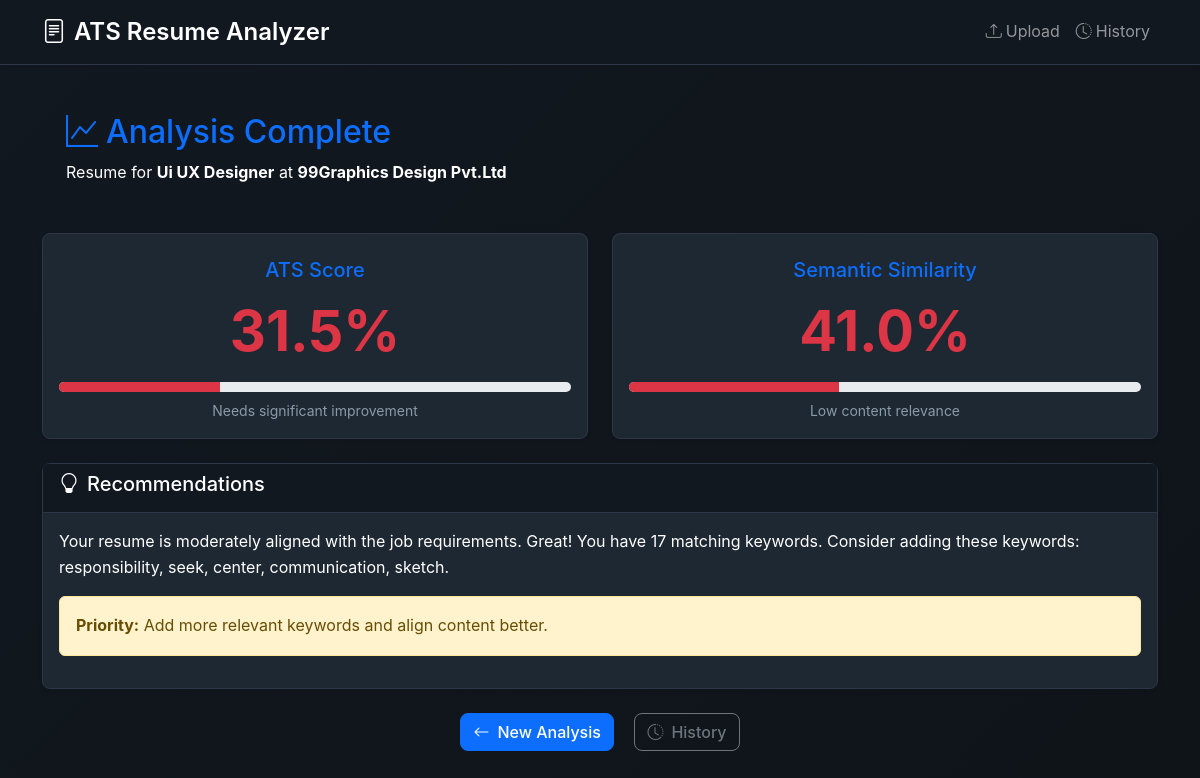
Screenshot of /results/2/ with the database file from the repository.
### analyzer/models.py (models this page shows)
class JobPosting(models.Model):
    title = models.CharField(max_length=200)
    description = models.TextField()
    company = models.CharField(max_length=100)
    created_at = models.DateTimeField(auto_now_add=True)
    location = models.CharField(max_length=100, blank=True, null=True)
    experience_level = models.CharField(max_length=50, blank=True, null=True)
    job_type = models.CharField(max_length=50, blank=True, null=True)

class ResumeAnalysis(models.Model):
    job_posting = models.ForeignKey(JobPosting, on_delete=models.CASCADE)
    resume_file = models.FileField(upload_to='resumes/')
    ats_score = models.FloatField()
    semantic_similarity = models.FloatField()
    matching_keywords = models.JSONField()
    missing_keywords = models.JSONField()
    created_at = models.DateTimeField(auto_now_add=True)
    applicant_name = models.CharField(max_length=200, blank=True, null=True)
    email = models.EmailField(blank=True, null=True)
    phone_number = models.CharField(max_length=20, blank=True, null=True)
    parsed_text = models.TextField(blank=True, null=True)
    status = models.CharField(max_length=50, default='pending')
    feedback = models.TextField(blank=True, null=True)

### analyzer/views/analysis_views.py (the view)
# urls.py: path('results/', ResultsView.as_view(), name='results'),
class ResultsView(View):
    template_name = 'analyzer/results.html'
    def get(self, request, analysis_id=None):
        if not analysis_id:
            analysis_id = request.session.get('analysis_id')
        if not analysis_id:
            messages.error(request, 'No analysis results found.')
            return redirect('analyzer:upload')
        try:
            analysis = get_object_or_404(ResumeAnalysis, id=analysis_id)
            context = {
                'analysis': analysis,
                'job_posting': analysis.job_posting,
                'matching_count': len(analysis.matching_keywords),
                'missing_count': len(analysis.missing_keywords),
                'score_class': self._get_score_class(analysis.ats_score),
                'similarity_class': self._get_score_class(analysis.semantic_similarity)
            }
            return render(request, self.template_name, context)
        except Exception as e:
            messages.error(request, f'Error displaying results: {str(e)}')
            return redirect('analyzer:upload')
    def _get_score_class(self, score):
        if score >= 80:
            return 'success'
        elif score >= 60:
            return 'warning'
        else:
            return 'danger'

### templates/analyzer/results.html (shortened to what this page needs)
{% extends 'base/layout.html' %}
{% load static %}
{% block content %}
<div class="container">
    <div class="bg-var(--secondary-color) rounded p-4 mb-4">
        <h2 class="text-primary mb-2">
            <i class="bi bi-graph-up me-2"></i>Analysis Complete
        </h2>
        <p class="mb-0">Resume for <strong>{{ job_posting.title }}</strong> at <strong>{{ job_posting.company }}</strong></p>
    </div>
    {% include 'analyzer/components/score-cards.html' %}
    <div class="card shadow-sm mb-4">
        <div class="card-header bg-info text-white">
            <h5><i class="bi bi-lightbulb me-2"></i>Recommendations</h5>
        </div>
        <div class="card-body">
            <p>{{ analysis.feedback }}</p>
            {% if analysis.ats_score < 60 %}
            <div class="alert alert-warning">
                <strong>Priority:</strong> Add more relevant keywords and align content better.
            </div>
            {% elif analysis.ats_score < 80 %}
            <div class="alert alert-info">
                <strong>Suggestion:</strong> Fine-tune with missing keywords.
            </div>
            {% else %}
            <div class="alert alert-success">
                <strong>Excellent:</strong> Your resume is well-optimized!
            </div>
            {% endif %}
        </div>
    </div>
    <div class="text-center">
        <a href="{% url 'analyzer:upload' %}" class="btn btn-primary me-3">
            <i class="bi bi-arrow-left me-2"></i>New Analysis
        </a>
        <a href="{% url 'analyzer:history' %}" class="btn btn-outline-secondary">
            <i class="bi bi-clock-history me-2"></i>History
        </a>
    </div>
</div>
{% endblock %}

### templates/base/layout.html (shortened to what this page needs)
{% load static %}
<!DOCTYPE html>
<html lang="en">
{% include 'base/components/head.html' %}
<body>
    {% include 'base/components/navbar.html' %}
    <main class="py-4">
        {% block content %}{% endblock %}
    </main>
</body>
</html>

### templates/base/components/head.html (shortened to what this page needs)
{% load static %}
<head>
    <link href="https://cdn.jsdelivr.net/npm/bootstrap@5.3.0/dist/css/bootstrap.min.css" rel="stylesheet">
    <link href="https://cdn.jsdelivr.net/npm/bootstrap-icons@1.10.0/font/bootstrap-icons.css" rel="stylesheet">
    <link rel="stylesheet" type="text/css" href="{% static 'css/base.css' %}">
</head>

### templates/base/components/navbar.html (shortened to what this page needs)
<nav class="navbar navbar-expand-lg navbar-dark bg-primary shadow-sm">
    <div class="container">
        <a class="navbar-brand" href="{% url 'analyzer:upload' %}">
            <i class="bi bi-file-text me-2"></i>ATS Resume Analyzer
        </a>
        <div class="collapse navbar-collapse" id="navbarNav">
            <ul class="navbar-nav ms-auto">
                <li class="nav-item">
                    <a class="nav-link" href="{% url 'analyzer:upload' %}">
                        <i class="bi bi-upload me-1"></i>Upload
                    </a>
                </li>
                <li class="nav-item">
                    <a class="nav-link" href="{% url 'analyzer:history' %}">
                        <i class="bi bi-clock-history me-1"></i>History
                    </a>
                </li>
            </ul>
        </div>
    </div>
</nav>

### templates/analyzer/components/score-cards.html (shortened to what this page needs)
<div class="row g-4 mb-4">
    <div class="col-md-6">
        <div class="card text-center shadow-sm score-card">
            <div class="card-body">
                <h5 class="text-primary mb-3">ATS Score</h5>
                <div class="display-4 fw-bold {% if analysis.ats_score >= 80 %}text-success{% elif analysis.ats_score >= 60 %}text-warning{% else %}text-danger{% endif %}"
                     data-score="{{ analysis.ats_score|floatformat:1 }}">
                    {{ analysis.ats_score|floatformat:1 }}%
                </div>
                <div class="progress mt-3" style="height: 10px;">
                    <div class="progress-bar {% if analysis.ats_score >= 80 %}bg-success{% elif analysis.ats_score >= 60 %}bg-warning{% else %}bg-danger{% endif %}"
                         style="width: {{ analysis.ats_score|floatformat:1 }}%"
                         data-width="{{ analysis.ats_score|floatformat:1 }}"></div>
                </div>
                <p class="small text-muted mt-2 mb-0">
                    {% if analysis.ats_score >= 80 %}
                        Excellent match!
                    {% elif analysis.ats_score >= 60 %}
                        Good, room for improvement
                    {% else %}
                        Needs significant improvement
                    {% endif %}
                </p>
            </div>
        </div>
    </div>
    <div class="col-md-6">
        <div class="card text-center shadow-sm score-card">
            <div class="card-body">
                <h5 class="text-primary mb-3">Semantic Similarity</h5>
                <div class="display-4 fw-bold {% if analysis.semantic_similarity >= 80 %}text-success{% elif analysis.semantic_similarity >= 60 %}text-warning{% else %}text-danger{% endif %}"
                     data-score="{{ analysis.semantic_similarity|floatformat:1 }}">
                    {{ analysis.semantic_similarity|floatformat:1 }}%
                </div>
                <div class="progress mt-3" style="height: 10px;">
                    <div class="progress-bar {% if analysis.semantic_similarity >= 80 %}bg-success{% elif analysis.semantic_similarity >= 60 %}bg-warning{% else %}bg-danger{% endif %}"
                         style="width: {{ analysis.semantic_similarity|floatformat:1 }}%"
                         data-width="{{ analysis.semantic_similarity|floatformat:1 }}"></div>
                </div>
                <p class="small text-muted mt-2 mb-0">
                    {% if analysis.semantic_similarity >= 80 %}
                        Highly relevant content
                    {% elif analysis.semantic_similarity >= 60 %}
                        Moderately relevant
                    {% else %}
                        Low content relevance
                    {% endif %}
                </p>
            </div>
        </div>
    </div>
</div>

### static/css/base.css (style rules this page uses)
:root { --primary-color: #121820; --secondary-color: #1e2832; --success-color: #28a745; --warning-color: #ffc107; --danger-color: #dc3545; --info-color: #17a2b8; --light-gray: #1c2227; --dark-gray: #0f1419; --text-primary: #ffffff; --text-secondary: #b8c5d1; --text-muted: #8a9ba8; --border-color: #2d3748; --border-radius: 0.5rem; --box-shadow: 0 0.125rem 0.25rem rgba(0, 0, 0, 0.3); --box-shadow-lg: 0 0.5rem 1rem rgba(0, 0, 0, 0.4); }
body { font-family: 'Inter', -apple-system, BlinkMacSystemFont, 'Segoe UI', Roboto, sans-serif; line-height: 1.6; color: var(--text-primary); background-color: var(--primary-color); background-image: linear-gradient(135deg, var(--primary-color) 0%, var(--dark-gray) 100%); min-height: 100vh; }
.navbar { background-color: var(--primary-color) !important; border-bottom: 1px solid var(--border-color); box-shadow: var(--box-shadow); }
.navbar-brand { font-weight: 600; font-size: 1.5rem; color: var(--text-primary) !important; }
main { min-height: calc(100vh - 140px); padding: 2rem 0; }
.card { background-color: var(--secondary-color); border: 1px solid var(--border-color); border-radius: var(--border-radius); box-shadow: var(--box-shadow-lg); color: var(--text-primary); }
.card-header { background-color: var(--primary-color) !important; color: var(--text-primary) !important; border-bottom: 1px solid var(--border-color); }
.btn { border-radius: var(--border-radius); font-weight: 500; transition: all 0.3s ease; }
.text-muted { color: var(--text-muted) !important; }
a { color: var(--text-primary); text-decoration: none; }

### rows the page displays
JobPosting: title "Ui UX Designer", company "99Graphics Design Pvt.Ltd"
ResumeAnalysis: ats_score "31.5", semantic_similarity "41.0", feedback "Your resume is moderately aligned with the job requirements. Great! You have 17 matching keywords. Consider adding these keywords: responsibility, seek, center, communication, sketch."
